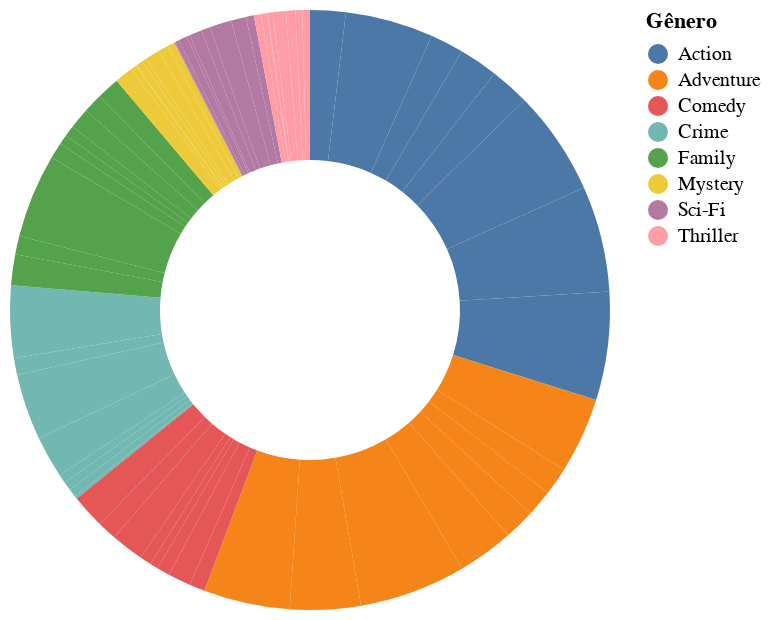

Notebook code for this chart:
### Markdown cell above
### Fase 3 - chamada dos gráficos

Aqui são desenhados os gráficos criados anteriormente.

### Code cell
graph_share.interactive()

### Figure 1 — Vega specification as saved in the notebook (floating-point values rounded to 4 significant figures; data arrays with more than 128 entries replaced by an {"elided": "..."} marker saying what was removed)
{"$schema": "https://vega.github.io/schema/vega/v6.json", "data": [{"name": "_server_source_0", "values": {"elided": "413 records"}}, {"name": "param_1e9efca18e7a2868_store"}, {"name": "source_0", "source": "_server_source_0", "transform": [{"type": "filter", "expr": "(datum.Year >= Ano)"}, {"type": "stack", "field": "Sales", "groupby": [], "sort": {"field": ["Genero"], "order": ["ascending"]}, "as": ["Sales_start", "Sales_end"], "offset": "zero"}, {"type": "filter", "expr": "isValid(datum[\"Sales\"]) && isFinite(+datum[\"Sales\"])"}, {"type": "project", "fields": ["Genero", "Sales", "Sales_end", "Sales_start"]}]}, {"name": "source_0_color_domain_Genero", "source": "source_0", "transform": [{"type": "aggregate", "groupby": ["Genero"], "fields": [], "ops": [], "as": []}, {"type": "formula", "expr": "datum['Genero']", "as": "sort_field"}, {"type": "project", "fields": ["Genero"]}]}], "signals": [{"name": "unit", "value": {}, "on": [{"events": "pointermove", "update": "isTuple(group()) ? group() : unit"}]}, {"name": "param_1e9efca18e7a2868", "update": "vlSelectionResolve(\"param_1e9efca18e7a2868_store\", \"union\")"}, {"name": "Ano", "value": 2000, "bind": {"input": "range", "max": 2016, "min": 1980, "step": 1}}, {"name": "param_1e9efca18e7a2868_tuple"}, {"name": "param_1e9efca18e7a2868_tuple_fields", "value": []}, {"name": "param_1e9efca18e7a2868_translate_anchor", "value": {}, "on": [{"events": [{"source": "scope", "type": "pointerdown"}], "update": "{x: x(unit), y: y(unit)}"}]}, {"name": "param_1e9efca18e7a2868_translate_delta", "value": {}, "on": [{"events": [{"source": "window", "between": [{"source": "scope", "type": "pointerdown"}, {"source": "window", "type": "pointerup"}], "type": "pointermove", "consume": true}], "update": "{x: param_1e9efca18e7a2868_translate_anchor.x - x(unit), y: param_1e9efca18e7a2868_translate_anchor.y - y(unit)}"}]}, {"name": "param_1e9efca18e7a2868_zoom_anchor", "on": [{"events": [{"source": "scope", "type": "wheel", "consume": true}], "update": "{}"}]}, {"name": "param_1e9efca18e7a2868_zoom_delta", "on": [{"events": [{"source": "scope", "consume": true, "type": "wheel"}], "update": "pow(1.001, event.deltaY * pow(16, event.deltaMode))", "force": true}]}, {"name": "param_1e9efca18e7a2868_modify", "on": [{"events": {"signal": "param_1e9efca18e7a2868_tuple"}, "update": "modify(\"param_1e9efca18e7a2868_store\", param_1e9efca18e7a2868_tuple, true)"}]}], "marks": [{"type": "arc", "name": "marks", "from": {"data": "source_0"}, "encode": {"update": {"startAngle": {"field": "Sales_end", "scale": "theta"}, "tooltip": {"signal": "{\"Gênero\": isValid(datum[\"Genero\"]) ? datum[\"Genero\"] : \"\"+datum[\"Genero\"], \"Participação no total de vendas\": format(datum[\"Sales\"], \"\")}"}, "x": {"signal": "width", "mult": 0.5}, "outerRadius": {"signal": "min(width,height)/2"}, "y": {"signal": "height", "mult": 0.5}, "endAngle": {"field": "Sales_start", "scale": "theta"}, "fill": {"field": "Genero", "scale": "color"}, "innerRadius": {"value": 75}}}, "style": ["arc"], "interactive": true}], "scales": [{"name": "theta", "type": "linear", "domain": {"data": "source_0", "fields": ["Sales_start", "Sales_end"]}, "range": [0, 6.283], "zero": true}, {"name": "color", "type": "ordinal", "domain": {"data": "source_0_color_domain_Genero", "field": "Genero", "sort": true}, "range": "category"}], "background": "white", "padding": 5, "width": 300, "legends": [{"title": "Gênero", "fill": "color", "symbolType": "circle"}], "height": 300, "style": "view"}
